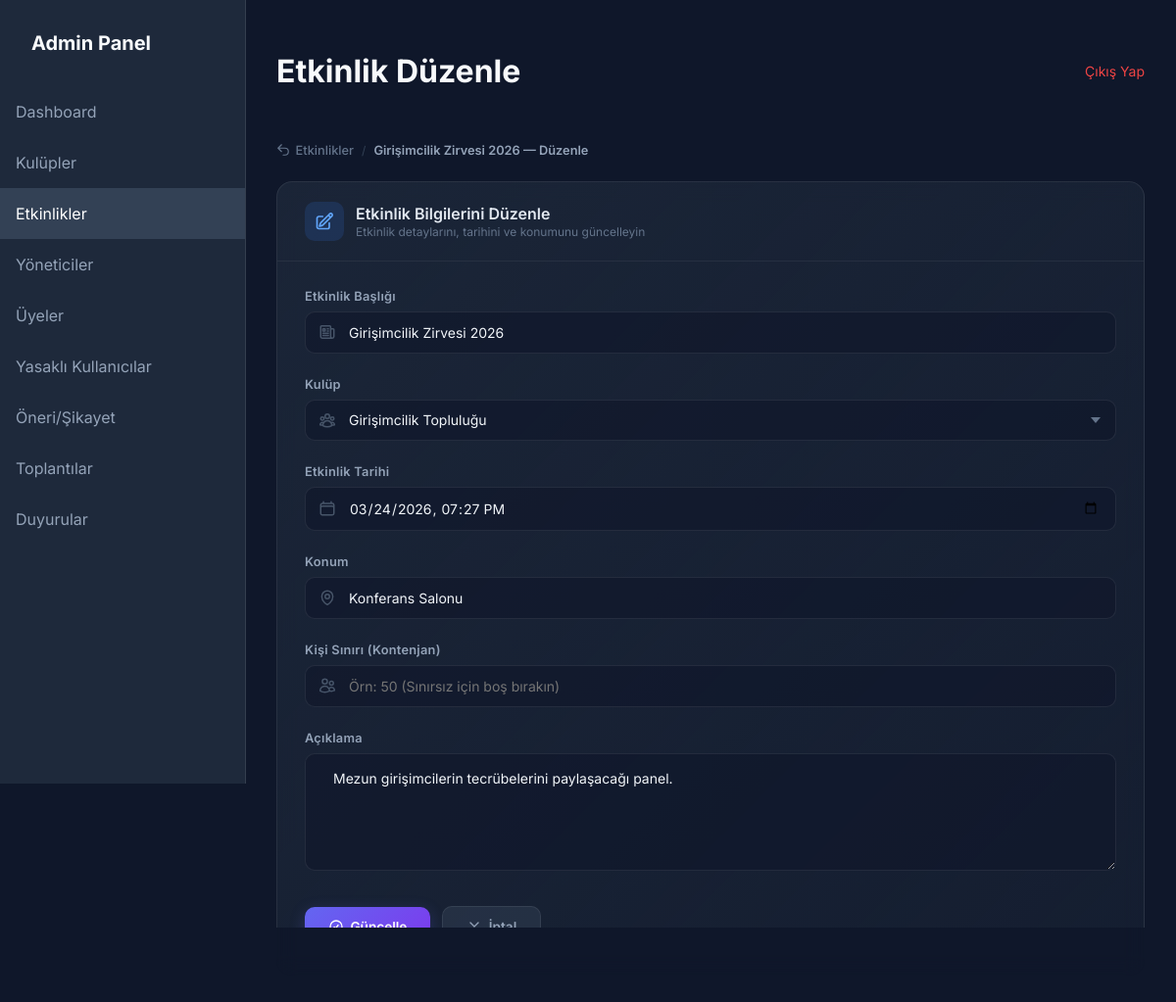
Page /admin/etkinlik/etkinlik_duzenle.php?id=2 (signed in) on the committed database.
### tables this page shows
CREATE TABLE IF NOT EXISTS etkinlikler (
    id INT AUTO_INCREMENT PRIMARY KEY,
    kulup_id INT,
    baslik VARCHAR(200) NOT NULL,
    aciklama TEXT,
    tarih DATETIME NOT NULL,
    konum VARCHAR(200),
    kisi_siniri INT DEFAULT NULL,
    FOREIGN KEY (kulup_id) REFERENCES kulupler(id) ON DELETE SET NULL
);

CREATE TABLE IF NOT EXISTS kulupler (
    id INT AUTO_INCREMENT PRIMARY KEY,
    ad VARCHAR(100) NOT NULL,
    aciklama TEXT
);

### admin/etkinlik/etkinlik_duzenle.php (the view, shortened to what this page needs)
<?php
require_once '../../config/veritabani.php';
$etkinlik = null;
if (isset($_GET['id'])) {
    $id = (int)$_GET['id'];
    $stmt = $db->prepare("SELECT * FROM etkinlikler WHERE id = ?");
    $stmt->execute([$id]);
    $etkinlik = $stmt->fetch();
} else {
    header("Location: etkinlikler.php");
    exit;
}
$kulupler = $db->query("SELECT id, ad FROM kulupler ORDER BY ad ASC")->fetchAll();
require_once '../header.php';
?>
<div class="breadcrumb-bar">
    <a href="etkinlikler.php">
        <svg xmlns="http://www.w3.org/2000/svg" fill="none" viewBox="0 0 24 24" stroke-width="2" stroke="currentColor">
            <path stroke-linecap="round" stroke-linejoin="round" d="M9 15 3 9m0 0 6-6M3 9h12a6 6 0 0 1 0 12h-3" />
        </svg>
        Etkinlikler
    </a>
    <span class="sep">/</span>
    <span class="current"><?php echo htmlspecialchars($etkinlik['baslik']); ?> — Düzenle</span>
</div>
<div class="modern-form-card">
    <div class="form-header">
        <div class="form-icon">
        </div>
        <div>
            <div class="form-title">Etkinlik Bilgilerini Düzenle</div>
            <div class="form-subtitle">Etkinlik detaylarını, tarihini ve konumunu güncelleyin</div>
        </div>
    </div>
    <div class="form-body">
        <form action="" method="POST" onsubmit="return confirmForm(this, 'Etkinliği Güncelle', 'Etkinlik bilgilerini kaydetmek istiyor musunuz?', 'question', 'Evet, Güncelle', 'İptal')">
            <div class="fg">
                <label for="baslik">Etkinlik Başlığı</label>
                <div class="input-wrapper">
                    <input type="text" id="baslik" name="baslik" value="<?php echo htmlspecialchars($etkinlik['baslik']); ?>" placeholder="Etkinlik başlığı" required>
                </div>
            </div>
            <div class="fg">
                <label for="kulup_id">Kulüp</label>
                <div class="input-wrapper select-wrapper">
                    <select id="kulup_id" name="kulup_id" required>
                        <?php foreach ($kulupler as $kulup): ?>
                            <option value="<?php echo $kulup['id']; ?>" <?php echo ($etkinlik['kulup_id'] == $kulup['id']) ? 'selected' : ''; ?>><?php echo htmlspecialchars($kulup['ad']); ?></option>
                        <?php endforeach; ?>
                    </select>
                </div>
            </div>
            <div class="fg">
                <label for="tarih">Etkinlik Tarihi</label>
                <div class="input-wrapper">
                    <input type="datetime-local" id="tarih" name="tarih" value="<?php echo date('Y-m-d\TH:i', strtotime($etkinlik['tarih'])); ?>" required>
                </div>
            </div>
            <div class="fg">
                <label for="konum">Konum</label>
                <div class="input-wrapper">
                    <input type="text" id="konum" name="konum" value="<?php echo htmlspecialchars($etkinlik['konum']); ?>" placeholder="Etkinlik konumu">
                </div>
            </div>
            <div class="fg">
                <label for="kisi_siniri">Kişi Sınırı (Kontenjan)</label>
                <div class="input-wrapper">
                    <input type="number" id="kisi_siniri" name="kisi_siniri"
                           value="<?php echo $etkinlik['kisi_siniri'] ? htmlspecialchars($etkinlik['kisi_siniri']) : ''; ?>"
                           placeholder="Örn: 50 (Sınırsız için boş bırakın)" min="1">
                </div>
            </div>
            <div class="fg">
                <label for="aciklama">Açıklama</label>
                <textarea id="aciklama" name="aciklama" placeholder="Etkinlik hakkında detaylı bilgi girin..."><?php echo htmlspecialchars($etkinlik['aciklama']); ?></textarea>
            </div>
            <div class="form-actions">
                <button type="submit" class="btn-submit">
                    <svg xmlns="http://www.w3.org/2000/svg" fill="none" viewBox="0 0 24 24" stroke-width="2" stroke="currentColor">
                        <path stroke-linecap="round" stroke-linejoin="round" d="M9 12.75 11.25 15 15 9.75M21 12a9 9 0 1 1-18 0 9 9 0 0 1 18 0Z" />
                    </svg>
                    Güncelle
                </button>
                <a href="etkinlikler.php" class="btn-cancel">
                    <svg xmlns="http://www.w3.org/2000/svg" fill="none" viewBox="0 0 24 24" stroke-width="2" stroke="currentColor">
                        <path stroke-linecap="round" stroke-linejoin="round" d="M6 18 18 6M6 6l12 12" />
                    </svg>
                    İptal
                </a>
            </div>
        </form>
    </div>
</div>
<?php require_once '../footer.php'; ?>

### admin/admin-style.css (style rules this page uses)
:root { --primary: #6366f1; --primary-hover: #4f46e5; --bg-dark: #0f172a; --bg-card: #1e293b; --text-white: #f8fafc; --text-gray: #94a3b8; --danger: #ef4444; }
body { font-family: 'Inter', sans-serif; background-color: var(--bg-dark); color: var(--text-white); margin: 0; display: flex; justify-content: center; align-items: center; min-height: 100vh; }

### admin/header.php (style rules this page uses)
body { display: block; background: #0f172a; min-height: 100vh; margin: 0; font-family: 'Inter', sans-serif; }
textarea { width: 100%; padding: 0.75rem; border-radius: 0.5rem; border: 1px solid rgba(255, 255, 255, 0.1); background-color: var(--bg-dark); color: white; outline: none; transition: border-color 0.2s; min-height: 100px; font-family: inherit; }

### admin/etkinlik/etkinlik_duzenle.php (style rules this page uses)
.modern-form-card { background: linear-gradient(135deg, rgba(30, 41, 59, 0.8), rgba(30, 41, 59, 0.4)); backdrop-filter: blur(10px); border: 1px solid rgba(255, 255, 255, 0.08); border-radius: 1rem; overflow: hidden; animation: fadeInUp 0.5s ease forwards; animation-delay: 0.1s; opacity: 0; }
.form-header { display: flex; align-items: center; gap: 0.75rem; padding: 1.25rem 1.75rem; border-bottom: 1px solid rgba(255, 255, 255, 0.06); }
.form-header .form-icon { width: 40px; height: 40px; border-radius: 0.625rem; background: rgba(59, 130, 246, 0.15); display: flex; align-items: center; justify-content: center; flex-shrink: 0; }
.form-header .form-icon svg { width: 20px; height: 20px; color: #60a5fa; }
.form-header .form-title { font-size: 1rem; font-weight: 600; color: #e2e8f0; }
.form-header .form-subtitle { font-size: 0.75rem; color: #64748b; margin-top: 0.1rem; }
.form-body { padding: 1.75rem; }
.fg { margin-bottom: 1.5rem; }
.fg label { display: block; font-size: 0.8rem; font-weight: 600; color: #94a3b8; margin-bottom: 0.5rem; letter-spacing: 0.02em; }
.fg .input-wrapper { position: relative; }
.fg .input-icon { position: absolute; left: 0.85rem; top: 50%; transform: translateY(-50%); width: 18px; height: 18px; color: #475569; pointer-events: none; transition: color 0.3s; }
.fg input[type="text"], .fg input[type="datetime-local"], .fg input[type="number"], .fg select { width: 100%; box-sizing: border-box; padding: 0.75rem 0.85rem 0.75rem 2.75rem; border-radius: 0.625rem; border: 1px solid rgba(255, 255, 255, 0.08); background: rgba(15, 23, 42, 0.6); color: #f1f5f9; font-size: 0.875rem; font-family: 'Inter', sans-serif; outline: none; transition: all 0.3s ease; }
.fg input[type="datetime-local"], .fg input[type="number"] { padding-right: 1rem; }
.fg select { appearance: none; cursor: pointer; }
.fg .select-wrapper::after { content: ''; position: absolute; right: 1rem; top: 50%; transform: translateY(-50%); width: 10px; height: 6px; background: #64748b; clip-path: polygon(100% 0%, 0 0%, 50% 100%); pointer-events: none; }
.fg textarea { width: 100%; box-sizing: border-box; padding: 1rem 1.75rem; border-radius: 0.625rem; border: 1px solid rgba(255, 255, 255, 0.08); background: rgba(15, 23, 42, 0.6); color: #f1f5f9; font-size: 0.875rem; font-family: 'Inter', sans-serif; outline: none; transition: all 0.3s ease; min-height: 120px; resize: vertical; }
.form-actions { display: flex; gap: 0.75rem; align-items: center; padding-top: 0.5rem; }
.btn-submit { display: inline-flex; align-items: center; gap: 0.4rem; padding: 0.75rem 1.5rem; border-radius: 0.625rem; font-size: 0.85rem; font-weight: 600; font-family: 'Inter', sans-serif; border: none; cursor: pointer; transition: all 0.3s ease; background: linear-gradient(135deg, #6366f1, #7c3aed); color: white; box-shadow: 0 4px 15px rgba(99, 102, 241, 0.25); }
.btn-submit svg { width: 16px; height: 16px; }
.btn-cancel { display: inline-flex; align-items: center; gap: 0.4rem; padding: 0.75rem 1.5rem; border-radius: 0.625rem; font-size: 0.85rem; font-weight: 600; text-decoration: none; color: #94a3b8; background: rgba(51, 65, 85, 0.5); border: 1px solid rgba(255, 255, 255, 0.08); transition: all 0.3s ease; }
.btn-cancel svg { width: 16px; height: 16px; }
.breadcrumb-bar { display: flex; align-items: center; gap: 0.5rem; margin-bottom: 1.5rem; animation: fadeInUp 0.4s ease forwards; }
.breadcrumb-bar a { display: inline-flex; align-items: center; gap: 0.35rem; font-size: 0.8rem; font-weight: 500; color: #64748b; text-decoration: none; transition: color 0.2s; }
.breadcrumb-bar a svg { width: 14px; height: 14px; }
.breadcrumb-bar .sep { color: #334155; font-size: 0.75rem; }
.breadcrumb-bar .current { font-size: 0.8rem; font-weight: 600; color: #94a3b8; }

### rows in the picture
etkinlikler: baslik "Girişimcilik Zirvesi 2026", kulup_id "Girişimcilik Topluluğu", tarih "03/24/2026 19:27", konum "Konferans Salonu", aciklama "Mezun girişimcilerin tecrübelerini paylaşacağı panel."

### other values in the picture
$header_title "Etkinlik Düzenle"
